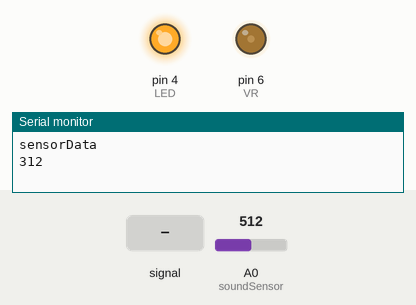
This sketch was run on a simulated Arduino Uno, built with avr-gcc and run on an emulated ATmega328P. Shown: output pins drawn as LEDs (lit = HIGH), the last lines printed to the serial monitor. Inputs (shaded band) come from the test bench; at power-on: A0 (soundSensor) = 512.

Above: at 1.2 s.
1.3 s: A0 (soundSensor) fed a 200 Hz sine of ±255 counts around its level
At 1.78 s:
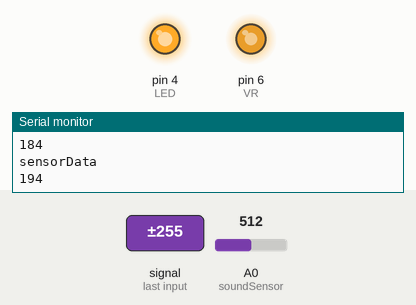
4.3 s: A0 (soundSensor) fed a 1000 Hz sine of ±255 counts around its level
7.3 s: A0 (soundSensor) set to 716
At 8.4 s:
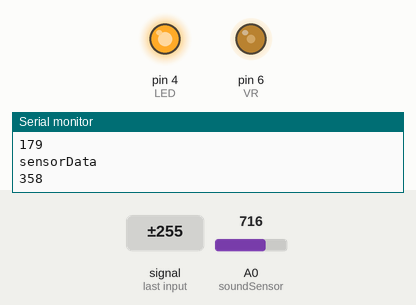
8.8 s: A0 (soundSensor) set to 391
10.3 s: A0 (soundSensor) set to 366
At 11.4 s:
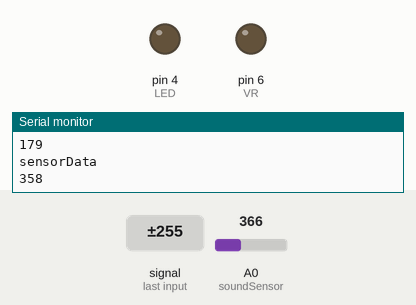
11.8 s: A0 (soundSensor) set to 900
At 12.6 s:
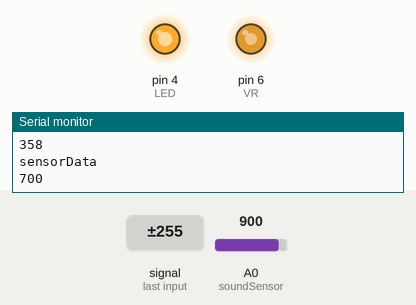
Timing chart, 0 to 14.3 s (numbered marks = the images above; inputs shaded):
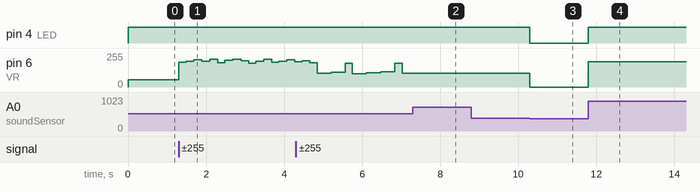

The sketch:

micro.ino
```cpp
int soundSensor = A0;
int LED=4;
boolean LEDStatus=false;
const int VR = 6;// Vibration pin
int threshold = 200;

void setup() {

 Serial.begin(9600);
// pinMode(soundSensor,INPUT);
 pinMode(LED,OUTPUT);
 pinMode(VR,OUTPUT);//initialize the digital pin as an output
}

void loop() {
//
  int sensorData= abs(analogRead(soundSensor)-threshold);

  if(sensorData > 175 ){

    if(LEDStatus== false ){
        LEDStatus=true;
        digitalWrite(LED,HIGH);
        analogWrite(VR,sensorData);//turn the VR on
        delay(sensorData);
        Serial.println("sensorData");
        Serial.println(sensorData);
    }


  }
  else {
        LEDStatus=false;
        digitalWrite(LED,LOW);
        analogWrite(VR,0); //turn the VR off
        delay(0);

    }
 }
```

Measured:
- the behaviour switches between 376 and 375 on A0 (soundSensor) (found by bisection; images 2 and 3)
- after the input at 1.3 s, pin 6 (VR): 56/255 → 184/255 at once, → 194/255 0.19 s later, → 205/255 0.20 s later, → 193/255 0.21 s later, … (16 changes in this stretch)
- after the input at 7.3 s, pin 6 (VR): stays 102/255 (without the input it goes to 110/255 after 0.08 s)
- after the input at 8.8 s, every drawn part: stays the same
- after the input at 10.3 s, pin 4 (LED): HIGH → LOW at once; pin 6 (VR): 102/255 → 0/255 at once
- after the input at 11.8 s, pin 4 (LED): LOW → HIGH at once; pin 6 (VR): 0/255 → 188/255 at once
